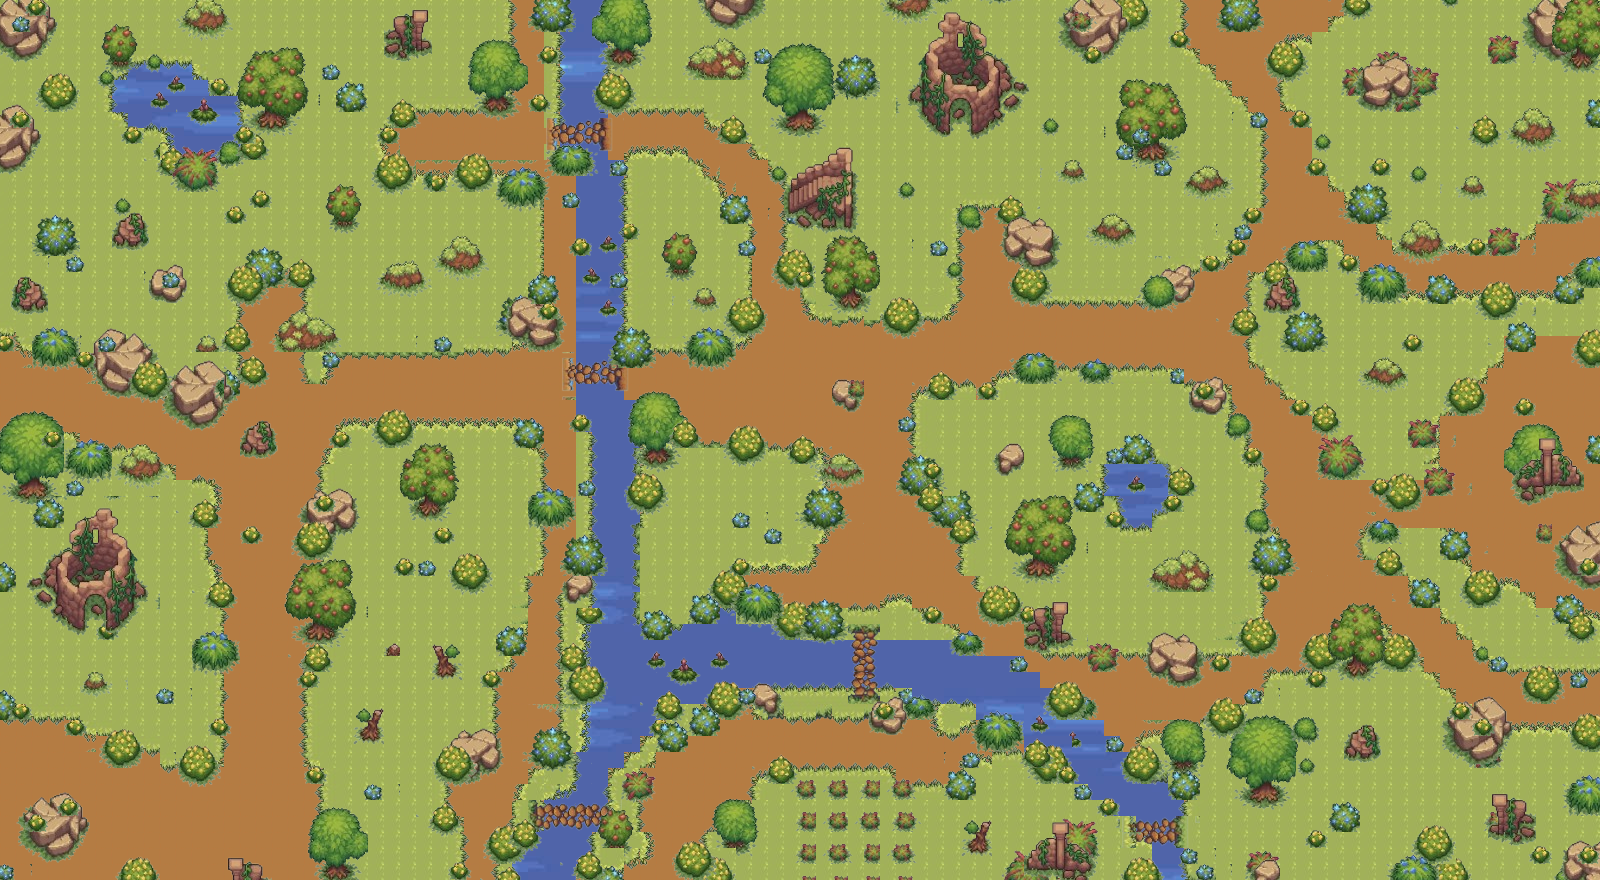

This is a level from a 2D game, rendered from its Tiled map with the project's own tilesets. A one-line summary and the map file follow, with tile-layer data summarised:
An orthogonal 100x55 tile map with 16x16 px tiles, 8 tile layers (water, land1, grass, bridge, ...), 3 tilesets.

<map version="1.10" tiledversion="1.11.2" orientation="orthogonal" renderorder="right-down" width="100" height="55" tilewidth="16" tileheight="16" infinite="0" nextlayerid="10" nextobjectid="1">
 <editorsettings>
  <export target="file_csv/Map1.csv" format="csv" />
 </editorsettings>
 <tileset firstgid="1" source="Tilesets/h2o.tsx" />
 <tileset firstgid="1741" source="Tilesets/land_map1.tsx" />
 <tileset firstgid="2691" source="Tilesets/tree_map1.tsx" />
 <layer id="1" name="water" width="100" height="55">
  <data>[5500 cells, 5500 non-empty, 1508 distinct tile ids]</data>
 </layer>
 <layer id="2" name="land1" width="100" height="55">
  <data>[5500 cells, 5077 non-empty, 2 distinct tile ids]</data>
 </layer>
 <layer id="3" name="grass" width="100" height="55">
  <data>[5500 cells, 4021 non-empty, 21 distinct tile ids]</data>
 </layer>
 <layer id="5" name="bridge" width="100" height="55">
  <data>[5500 cells, 58 non-empty, 23 distinct tile ids]</data>
 </layer>
 <layer id="7" name="tree1" width="100" height="55">
  <data>[5500 cells, 1304 non-empty, 332 distinct tile ids]</data>
 </layer>
 <layer id="8" name="stone" width="100" height="55">
  <data>[5500 cells, 603 non-empty, 146 distinct tile ids]</data>
 </layer>
 <layer id="6" name="tree2" width="100" height="55">
  <data>[5500 cells, 1391 non-empty, 271 distinct tile ids]</data>
 </layer>
 <layer id="9" name="castle" width="100" height="55">
  <data>[5500 cells, 407 non-empty, 204 distinct tile ids]</data>
 </layer>
</map>